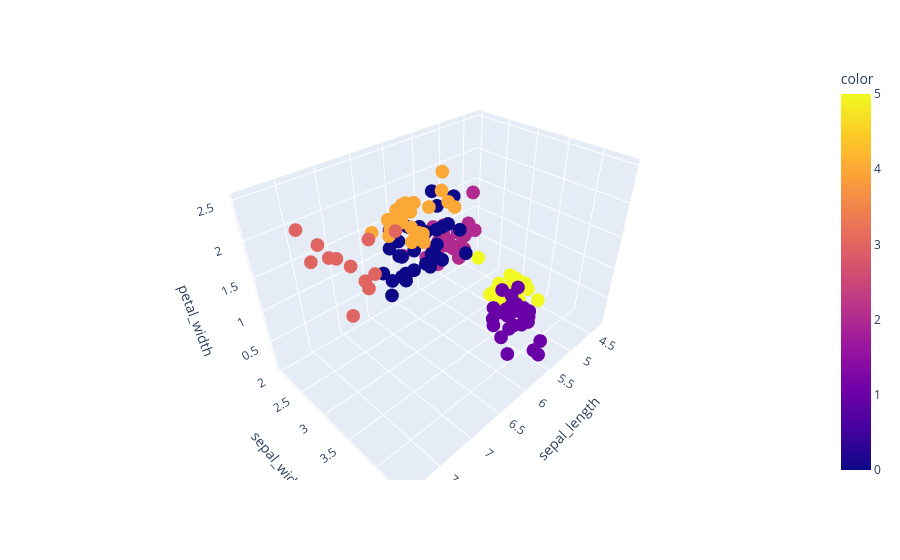

The cell this chart's notebook holds for it:
### Code cell
px.scatter_3d(X,
              x='sepal_length',
              y='sepal_width',
              z='petal_width',
              color=pred)

### Figure 1 — Plotly figure (JSON) as saved in the notebook; plotly's stock layout.template omitted (floating-point values rounded to 4 significant figures; data arrays with more than 128 entries replaced by an {"elided": "..."} marker saying what was removed)
{"data": [{"hovertemplate": "sepal_length=%{x}<br>sepal_width=%{y}<br>petal_width=%{z}<br>color=%{marker.color}<extra></extra>", "legendgroup": "", "marker": {"color": {"elided": "150 int values"}, "coloraxis": "coloraxis", "symbol": "circle"}, "mode": "markers", "name": "", "scene": "scene", "showlegend": false, "type": "scatter3d", "x": {"elided": "150 float values"}, "y": {"elided": "150 float values"}, "z": {"elided": "150 float values"}}], "layout": {"coloraxis": {"colorbar": {"title": {"text": "color"}}, "colorscale": [[0, "#0d0887"], [0.1111, "#46039f"], [0.2222, "#7201a8"], [0.3333, "#9c179e"], [0.4444, "#bd3786"], [0.5556, "#d8576b"], [0.6667, "#ed7953"], [0.7778, "#fb9f3a"], [0.8889, "#fdca26"], [1, "#f0f921"]]}, "legend": {"tracegroupgap": 0}, "margin": {"t": 60}, "scene": {"domain": {"x": [0, 1], "y": [0, 1]}, "xaxis": {"title": {"text": "sepal_length"}}, "yaxis": {"title": {"text": "sepal_width"}}, "zaxis": {"title": {"text": "petal_width"}}}}}
